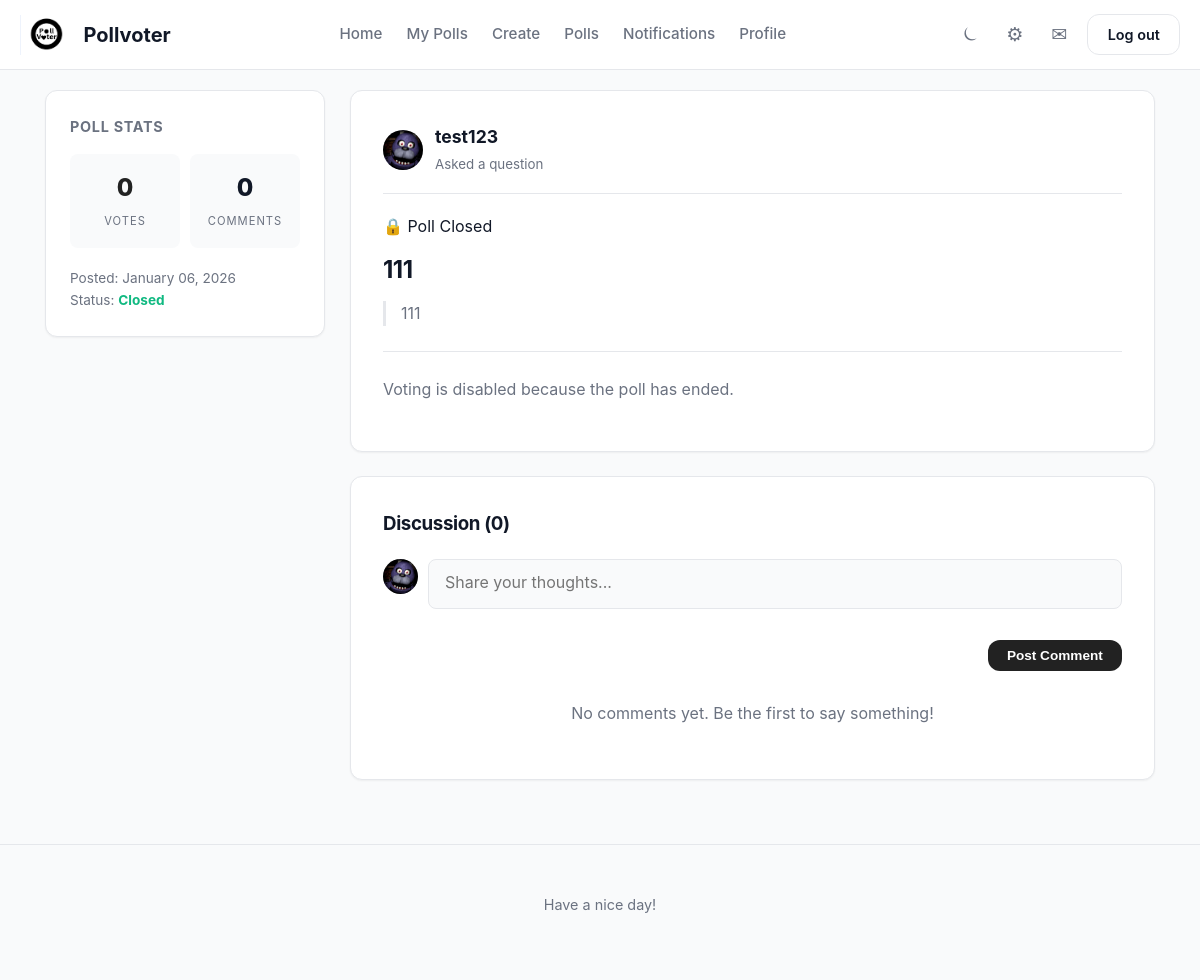
/poll/17 (signed in), run on the app's committed database.
### app/models.py (models this page shows, shortened)
class Poll(db.Model):
    __tablename__ = "poll"
    id = Column(Integer, primary_key=True)
    title = Column(Text, nullable=False)
    description = Column(String(120))
    created_at = Column(DateTime, default=datetime.now)
    user_id = Column(Integer, ForeignKey("user.id"), nullable=False)
    end_date = Column(DateTime, nullable=True)
    author = relationship("User", back_populates="polls")
    comments = relationship("Comment", back_populates="poll", cascade="all, delete-orphan")
    options = relationship("PollOption", back_populates="poll", cascade="all, delete-orphan")
    votes = relationship("Vote", back_populates="poll", cascade="all, delete-orphan")
    def is_active(self):
        if self.end_date is None:
            return True
        return datetime.now() < self.end_date
    def getvotecount(self):
        return len(self.votes)

class User(UserMixin, db.Model):
    __tablename__ = "user"
    id = Column(Integer, primary_key=True)
    username = Column(String(20), unique=True, nullable = False)
    created_at = Column(DateTime, default=datetime.now)
    full_name = Column(String(20))
    bio = Column(String(100))
    pfp = Column(Text)
    password_hash = Column(Text)
    is_admin = Column(Boolean, default = False)
    polls = relationship("Poll", back_populates="author")
    votes = relationship("Vote", back_populates="user")
    comments = relationship("Comment", back_populates="author")
    def getpfp(self):
        if self.pfp:
            return f"/static/uploads/pfp/{self.pfp}"
        else:
            return f"/static/uploads/pfp/default.jpg"
    blocked = relationship(
        "User", secondary=blocklist,
        primaryjoin=(blocklist.c.blocker_id == id),
        secondaryjoin=(blocklist.c.blocked_id == id),
        backref=db.backref("blocked_by", lazy="dynamic"),
        lazy="dynamic"
    )
    followed = relationship(
        "User", secondary=followers,
        primaryjoin=(followers.c.follower_id == id),
        secondaryjoin=(followers.c.followed_id == id),
        backref=db.backref("followers", lazy="dynamic"),
        lazy="dynamic"
    )

### app/routes.py (the view)
@polls.route("/poll/<int:poll_id>")
@login_required
def poll_detail(poll_id):
    poll = Poll.query.get_or_404(poll_id)
    user_vote = Vote.query.filter_by(user_id = current_user.id, poll_id = poll_id).first()
    return render_template("poll_detail.html", poll = poll, user_vote = user_vote)

### app/templates/poll_detail.html (shortened to what this page needs)
{% extends "base.html" %}
{% block content %}
<div class="dashboard-layout">
    <aside class="sidebar">
        <div class="sidebar-widget">
            <h3 class="widget-title">Poll Stats</h3>
            <div style="display: grid; grid-template-columns: 1fr 1fr; gap: 10px; text-align: center; margin-bottom: 20px;">
                <div style="background: var(--bg-body); padding: 15px; border-radius: 8px;">
                    <div style="font-size: 1.5rem; font-weight: 800; color: var(--primary);">{{ poll.getvotecount() }}</div>
                    <small style="color: var(--text-muted); text-transform: uppercase; font-size: 0.7rem; letter-spacing: 1px;">Votes</small>
                </div>
                <div style="background: var(--bg-body); padding: 15px; border-radius: 8px;">
                    <div style="font-size: 1.5rem; font-weight: 800; color: var(--text-main);">{{ poll.comments|length }}</div>
                    <small style="color: var(--text-muted); text-transform: uppercase; font-size: 0.7rem; letter-spacing: 1px;">Comments</small>
                </div>
            </div>
            <div style="font-size: 0.85rem; color: var(--text-muted);">
                Posted: {{ poll.created_at.strftime('%B %d, %Y') }}<br>
                Status: <span style="color: #10B981; font-weight: bold;">{%if poll.is_active() %} Active {%else%} Closed {%endif%}</span>
            </div>
        </div>
    </aside>
    <main class="feed">
        <div class="card">
            <div class="user-row" style="margin-bottom: 20px;">
                <img src="{{ poll.author.getpfp() }}" class="avatar-sm" alt="Author">
                <div class="user-info">
                    <strong style="color: var(--text-main); font-size: 1.1rem;">
                        <a href="{{ url_for('main.user_profile', username=poll.author.username) }}">{{ poll.author.username }}</a>
                    </strong>
                    <br>
                    <small style="color: var(--text-muted);">Asked a question</small>
                </div>
            </div>
            {% if poll.end_date %}
<div class="poll-timer" style="margin-bottom: 15px;">
    {% if poll.is_active() %}
        <span class="badge badge-warning">
            ⏳ Ends in: <span id="countdown-{{ poll.id }}">Calculating...</span>
        </span>
        <script>
            (function() {
                var countDownDate = {{ poll.end_date.timestamp() * 1000 }};
                var x = setInterval(function() {
                    var now = new Date().getTime();
                    var distance = countDownDate - now;
                    var days = Math.floor(distance / (1000 * 60 * 60 * 24));
                    var hours = Math.floor((distance % (1000 * 60 * 60 * 24)) / (1000 * 60 * 60));
                    var minutes = Math.floor((distance % (1000 * 60 * 60)) / (1000 * 60));
                    var seconds = Math.floor((distance % (1000 * 60)) / 1000);
                    document.getElementById("countdown-{{ poll.id }}").innerHTML =
                        days + "d " + hours + "h " + minutes + "m " + seconds + "s";
                    if (distance < 0) {
                        clearInterval(x);
                        document.getElementById("countdown-{{ poll.id }}").innerHTML = "EXPIRED";
                        var buttons = document.querySelector('.vote-buttons-container');
                        if (buttons) {
                            buttons.style.display = 'none';
                        }
                    }
                }, 1000);
            })();
        </script>
    {% else %}
        <span class="badge badge-danger">🔒 Poll Closed</span>
    {% endif %}
</div>
{% endif %}
            <h1 style="font-size: 1.5rem; margin-bottom: 15px; line-height: 1.3;">{{ poll.title }}</h1>
            {% if poll.description %}
                <p style="color: var(--text-muted); margin-bottom: 25px; padding-left: 15px; border-left: 3px solid var(--border-subtle);">
                    {{ poll.description }}
                </p>
            {% endif %}
            <hr style="border: 0; border-top: 1px solid var(--border-subtle); margin: 25px 0;">
            {% if user_vote %}
                <div class="voted-message" style="background: rgba(37, 99, 235, 0.1); color: var(--primary); padding: 10px 15px; border-radius: 8px; margin-bottom: 20px; font-size: 0.9rem;">
                    <i class="fas fa-check-circle"></i> You voted for: <strong>{{ user_vote.option.text }}</strong>
                </div>
                <div class="vote-results">
                    {% set total_votes = poll.getvotecount() %}
                    {% for option in poll.options %}
                        {% set vote_count = option.votes|length %}
                        {% set percentage = (vote_count / total_votes * 100) if total_votes > 0 else 0 %}
                        <div style="margin-bottom: 15px;">
                            <div style="display: flex; justify-content: space-between; font-size: 0.95rem; margin-bottom: 5px;">
                                <span style="font-weight: 500;">{{ option.text }}</span>
                                <span style="color: var(--text-muted);">{{ "%.0f"|format(percentage) }}%</span>
                            </div>
                            <div style="width: 100%; height: 10px; background: var(--bg-body); border-radius: 20px; overflow: hidden;">
                                <div style="width: {{ percentage }}%; height: 100%; background: var(--primary); border-radius: 20px; transition: width 0.5s ease;"></div>
                            </div>
                        </div>
                    {% endfor %}
                </div>
            {% else %}
            {% if poll.is_active() %}
                <form method="POST" action="{{ url_for('polls.vote', poll_id=poll.id) }}">
                    <div class="vote-options" style="display: flex; flex-direction: column; gap: 10px;">
                        {% for option in poll.options %}
                        <label class="poll-option-btn" style="display: flex; align-items: center; gap: 10px;">
                            <input type="radio" name="option_id" value="{{ option.id }}" required style="width: auto; margin: 0;">
                            {{ option.text }}
                        </label>
                        {% endfor %}
                    </div>
                    <button type="submit" class="btn btn-primary" style="margin-top: 20px; width: 100%; padding: 12px;">
                        Submit Vote
                    </button>
                </form>
            {% else %}
            <p class="text-muted">Voting is disabled because the poll has ended.</p>
            {% endif %}
            {% endif %}
        </div>
        <div class="card">
            <h3 style="margin-bottom: 20px;">Discussion ({{ poll.comments|length }})</h3>
            <form method="POST" action="{{ url_for('polls.add_comment', poll_id=poll.id) }}" style="margin-bottom: 30px; display: flex; gap: 10px;">
                <img src="{{ current_user.getpfp() }}" class="avatar-sm" style="width: 35px; height: 35px;">
                <div style="flex-grow: 1;">
                    <textarea name="content" placeholder="Share your thoughts..." required maxlength="60"
                              style="width: 100%; resize: none; height: 50px; border-radius: 8px;"></textarea>
                    <button type="submit" class="btn btn-primary" style="margin-top: 8px; float: right; font-size: 0.85rem;">Post Comment</button>
                </div>
            </form>
            <div class="comments-list">
                {% for comment in poll.comments|sort(attribute='created_at', reverse=true) %}
                    {% if comment.author == current_user or (not current_user.is_blocking(comment.author) and not comment.author.is_blocking(current_user)) %}
                    <div class="comment-item" style="display: flex; gap: 15px; margin-bottom: 20px; border-bottom: 1px solid var(--border-subtle); padding-bottom: 20px;">
                        <a href="{{ url_for('main.user_profile', username=comment.author.username) }}">
                            <img src="{{ comment.author.getpfp() }}" class="avatar-sm" alt="PFP">
                        </a>
                        <div style="flex-grow: 1;">
                            <div style="display: flex; justify-content: space-between; align-items: center; margin-bottom: 4px;">
                                <strong>{{ comment.author.username }}</strong>
                                <small style="color: var(--text-muted); font-size: 0.75rem;">{{ comment.created_at.strftime('%d.%m %H:%M') }}</small>
                            </div>
                            <div id="comment-view-{{ comment.id }}">
                                <p style="margin: 0; color: var(--text-main); font-size: 0.95rem;">{{ comment.content }}</p>
                            </div>
                            <div id="comment-edit-{{ comment.id }}" style="display: none; margin-top: 10px;">
                                <form method="POST" action="{{ url_for('polls.edit_comment', comment_id=comment.id) }}">
                                    <textarea name="content" class="form-control" required maxlength="120" style="margin-bottom: 5px;">{{ comment.content }}</textarea>
                                    <button type="submit" class="btn btn-sm btn-primary">Save</button>
                                    <button type="button" class="btn btn-sm btn-outline" onclick="toggleEdit({{ comment.id }})">Cancel</button>
                                </form>
                            </div>
                            <div style="display: flex; gap: 10px; margin-top: 8px; align-items: center;">
                                <form method="POST" action="{{ url_for('polls.react_comment', comment_id=comment.id) }}" style="display: flex; gap: 5px;">
                                    <button type="submit" name="reaction" value="like" class="icon-btn" style="font-size: 0.8rem; padding: 4px;">
                                        ❤︎ <span style="margin-left: 2px;">{{ comment.get_likes_count() }}</span>
                                    </button>
                                    <button type="submit" name="reaction" value="dislike" class="icon-btn" style="font-size: 0.8rem; padding: 4px;">
                                        ⛌   <span style="margin-left: 2px;">{{ comment.get_dislikes_count() }}</span>
                                    </button>
                                </form>
                                {% if comment.author == current_user %}
                                    <button class="btn-link" onclick="toggleEdit({{ comment.id }})" style="border: none; background: none; color: var(--text-muted); font-size: 0.75rem; cursor: pointer;">✎</button>
                                    <form method="POST" action="{{ url_for('polls.delete_comment', comment_id=comment.id) }}" style="display: inline;" onsubmit="return confirm('Delete comment?');">
                                        <button type="submit" style="border: none; background: none; color: #b3b3b3; font-size: 0.75rem; cursor: pointer;">⌫</button>
                                    </form>
                                {% endif %}
                                {% if comment.author != current_user %}
                                    <form method="GET" action="{{ url_for('polls.report_comment', comment_id=comment.id) }}">
                                        <button type="submit" style="border: none; background: none; color: var(--text-muted); font-size: 0.75rem; cursor: pointer;">⚑</button>
                                    </form>
                                {% endif %}
                            </div>
                        </div>
                    </div>
                    {% endif %}
                {% else %}
                    <p style="color: var(--text-muted); text-align: center; margin: 20px 0;">No comments yet. Be the first to say something!</p>
                {% endfor %}
            </div>
        </div>
    </main>
</div>
{% endblock %}

### data on the page
Poll: created_at "January 06, 2026", title "111", description "111"
User: author.getpfp (picture), author.username "test123", getpfp (picture)

### other printed values
{{ poll.getvotecount() }} "0"
{{ poll.comments|length }} "0"
